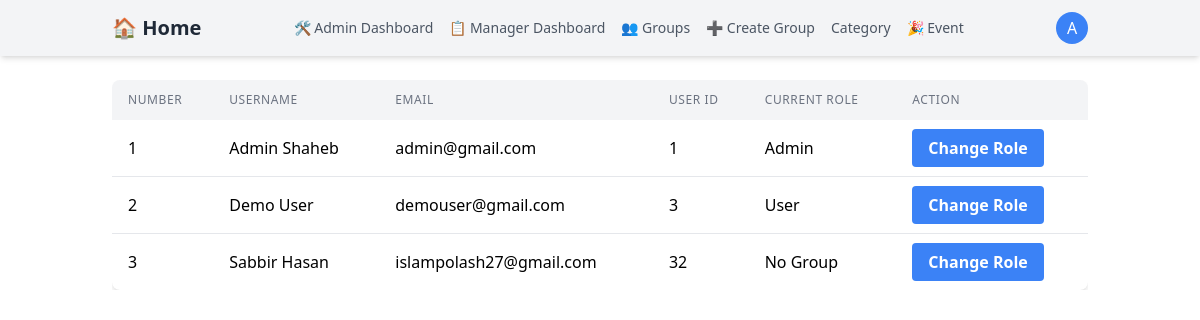
The page /users/admin/dashboard/ (signed in) on the database its author committed.
### users/models.py (models this page shows, shortened)
class CustomUser(AbstractUser):
    bio = models.TextField(blank=True)
    location = models.CharField(max_length=200, blank=True, null=True)
    profession = models.CharField(max_length=200, blank=True, null=True)
    profile_image = models.ImageField(
        upload_to="profile_images",
        default='profile_images/default.png',
        blank=True,
        null=True
    )
    phone_number = models.CharField(
        max_length=11,
        validators=[
            RegexValidator(
                regex=r'^\+?1?\d{9,15}$',
                message="Phone number must be entered in the format: '+88'. Up to 11 digits allowed."
            )
        ], blank=True, null=True
    )
    objects = CustomUserManager()

### users/views.py (the view)
# urls.py: path('admin/dashboard/', AdminDashbaord.as_view(), name='admin-dashboard'),
@method_decorator(user_passes_test(is_manager_or_admin, login_url="no_permission"), name="dispatch")
class AdminDashbaord(View):
    def get(self, request, *args, **kwargs):
        users = User.objects.prefetch_related(
        Prefetch('groups',  queryset=Group.objects.all(), to_attr='all_groups')
        ).all()
        for user in users:
            if user.all_groups:
                user.group_name = user.all_groups[0].name
            else:
                user.group_name = "No Group"
        return render(request, "admin/dashboard.html", {'users': users})

### users/context_processors.py (called while the page is built)
def profile_image(request):
    default_image_url = "https://i.ibb.co/Ndzhyjzz/image.png"
    if request.user.is_authenticated:
        if request.user.profile_image:
            return {'profile_image': request.user.profile_image.url}
        else:
            return {'profile_image': default_image_url}
    else:
        return {'profile_image': default_image_url}

### users/views.py (called while the page is built)
def is_manager(user):
    return "Manager" in [group.name for group in user.groups.all()]

def is_admin(user):
    return "Admin" in [group.name for group in user.groups.all()]

def is_manager_or_admin(user):
    return user.is_authenticated and (is_manager(user) or is_admin(user))

### users/templates/admin/dashboard.html (shortened to what this page needs)
{% load static %}
<!DOCTYPE html>
<html lang="en">
  <head>
    <link rel="stylesheet" href="{% static 'css/output.css' %}">
    <link rel="stylesheet" href="{% static "css/style.css" %}">
  </head>
  <body>
    <header class="bg-gray-100 shadow-md">
      <nav class="container mx-auto px-6 py-3">
        <div class="flex justify-between items-center">
          <a href="{% url "home" %}" class="text-xl font-bold text-gray-800"
            >🏠 Home</a
          >
          <div class="hidden md:flex space-x-4 text-sm font-medium text-gray-600">
            {% if user.is_authenticated and user.is_staff %}
            <a
              href="{% url "dashboard" %}"
              class="text-gray-600 hover:text-gray-800"
              >
              🛠️ Admin Dashboard
              </a
            >
            {% endif %}
            <a
              href="{% url "admin_event" %}"
              class="text-gray-600 hover:text-gray-800"
              >📋 Manager Dashboard</a
            >
            {% if user.is_authenticated and user.is_staff %}
            <a href="{% url 'group_list' %}" class="text-gray-600 hover:text-gray-800"
              >👥 Groups</a
            >
            {% endif %}
            {% if user.is_authenticated and user.is_staff %}
            <a
              href="{% url 'create_group' %}"
              class="text-gray-600 hover:text-gray-800"
              >➕ Create Group</a
            >
            {% endif %}
              <div class="relative drpdwn">
                <button id="category-text" class="text-gray-600 hover:text-gray-800">Category</button>
              </div>
              <a href="{% url "admin_event" %}" class="relative">
                <button class="text-gray-600 rounded-full hover:text-gray-800">🎉 Event</button>
              </a>
          </div>
          <div class="flex items-center">
            <div class="relative">
              <button id="user-menu-button" class="rounded-full p-2 bg-blue-500 text-white w-8 h-8
                flex items-center justify-center hover:bg-gray-700">
                    {% if user.groups.all.0.name == "Admin" %}
                        A
                    {% elif user.groups.all.0.name == "Manager" %}
                        M
                    {% else %}
                        U
                    {% endif %}
                </button>
            </div>
          </div>
        </div>
      </nav>
    </header>
    <main>
      {% if user.is_authenticated and user.is_staff %}
      {% include "admin/user_list.html" %}
      {% endif %}
    </main>
  </body>
  </html>

### users/templates/admin/user_list.html
<div class="container mx-auto p-6">
    <div class="overflow-x-auto">
      <table class="min-w-full bg-white shadow-md rounded-lg overflow-hidden">
        <thead class="bg-gray-100">
          <tr>
            <th
              class="px-4 py-3 text-left text-xs font-medium text-gray-500 uppercase tracking-wider"
            >
              Number
            </th>
            <th
              class="px-4 py-3 text-left text-xs font-medium text-gray-500 uppercase tracking-wider"
            >
              Username
            </th>
            <th
              class="px-4 py-3 text-left text-xs font-medium text-gray-500 uppercase tracking-wider"
            >
              Email
            </th>
            <th
              class="px-4 py-3 text-left text-xs font-medium text-gray-500 uppercase tracking-wider"
            >
              User ID
            </th>
            <th
              class="px-4 py-3 text-left text-xs font-medium text-gray-500 uppercase tracking-wider"
            >
              Current Role
            </th>
            <th
              class="px-4 py-3 text-left text-xs font-medium text-gray-500 uppercase tracking-wider"
            >
              Action
            </th>
          </tr>
        </thead>
        <tbody class="divide-y divide-gray-200">
            {% for user in users %}
            <tr class="hover:bg-gray-50">
                <td class="px-4 py-4 whitespace-nowrap"> {{forloop.counter}} </td>
                <td class="px-4 py-4 whitespace-nowrap"> {{user.first_name}} {{user.last_name}} </td>
                <td class="px-4 py-4 whitespace-nowrap">{{user.email}}</td>
                <td class="px-4 py-4 whitespace-nowrap"> {{user.id}} </td>
                <td class="px-4 py-4 whitespace-nowrap"> {{user.group_name}} </td>
                <td class="px-4 py-4 whitespace-nowrap">
                  <a
                    href="{% url 'assign_role' user.id %}"
                    class="bg-blue-500 hover:bg-blue-600 text-white font-bold py-2 px-4 rounded"
                  >
                    Change Role
                  </a>
                </td>
              </tr>
            {% endfor %}
        </tbody>
      </table>
    </div>
  </div>

### rows shown on the page
CustomUser: first_name "Admin", last_name "Shaheb", email "admin@gmail.com", id "1", group_name "Admin"
CustomUser: first_name "Demo", last_name "User", email "demouser@gmail.com", id "3", group_name "User"
CustomUser: first_name "Sabbir", last_name "Hasan", email "islampolash27@gmail.com", id "32", group_name "No Group"
